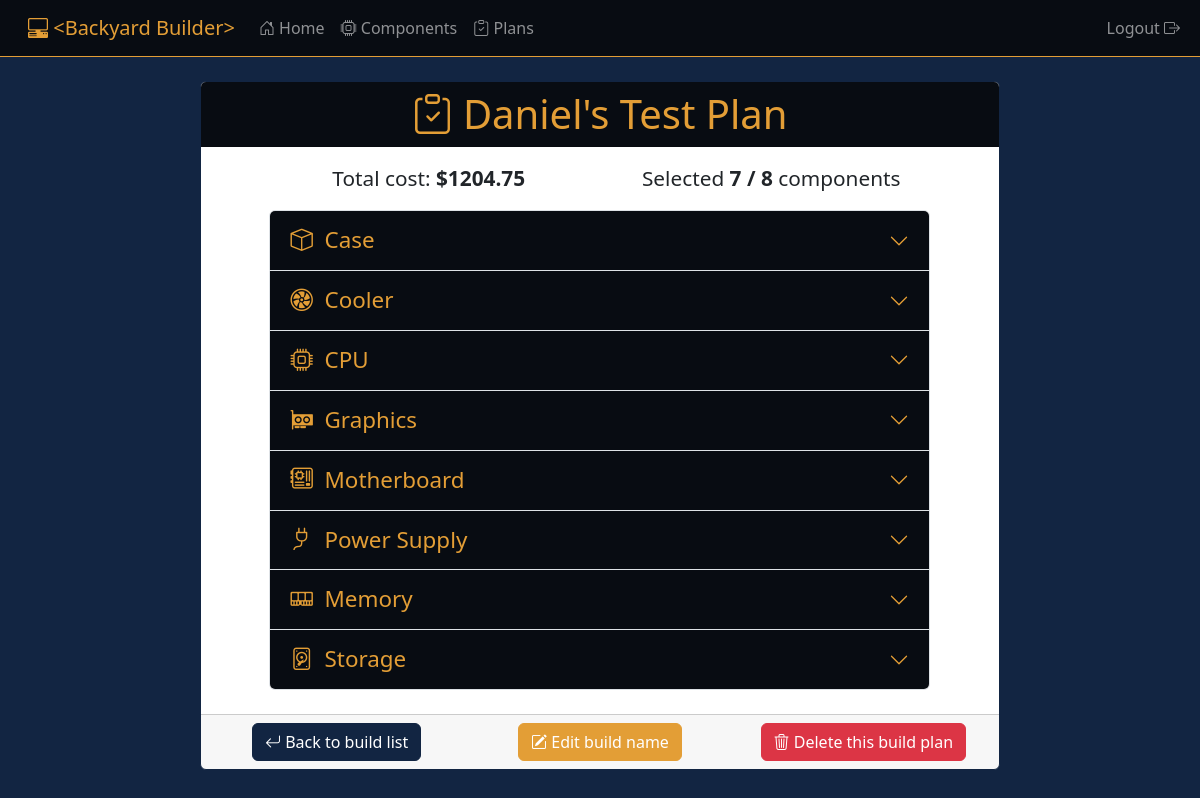
Before: /builds/4 (signed in) with the older database file.
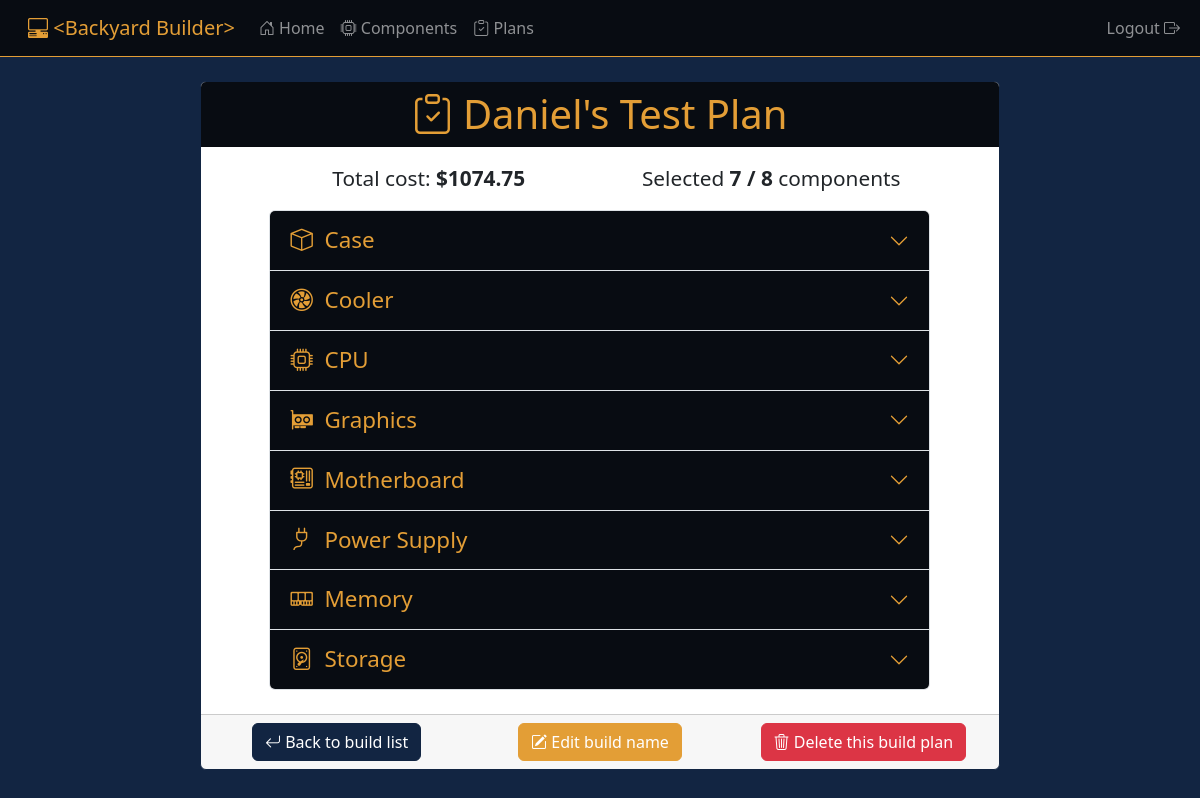
After: the same page with the newer database file.
### builds/models.py (models this page shows, shortened)
class Build(models.Model):
    name = models.CharField(max_length=75, default='My PC Plan')
    user = models.ForeignKey(User, on_delete=models.CASCADE)
    case = models.ForeignKey(Case, on_delete=models.SET_NULL, null=True, default=None)
    cooler = models.ForeignKey(Cooler, on_delete=models.SET_NULL, null=True, default=None)
    cpu = models.ForeignKey(CPU, on_delete=models.SET_NULL, null=True, default=None)
    graphics = models.ForeignKey(Graphics, on_delete=models.SET_NULL, null=True, default=None)
    motherboard = models.ForeignKey(Motherboard, on_delete=models.SET_NULL, null=True, default=None)
    powersupply = models.ForeignKey(PowerSupply, on_delete=models.SET_NULL, null=True, default=None)
    ram = models.ForeignKey(RAM, on_delete=models.SET_NULL, null=True, default=None)
    storage = models.ForeignKey(Storage, on_delete=models.SET_NULL, null=True, default=None)
    def total_price(self):
        total_price = 0
        components = []
        if self.case is not None:
            components.append(self.case)
        if self.cooler is not None:
            components.append(self.cooler)
        if self.cpu is not None:
            components.append(self.cpu)
        if self.graphics is not None:
            components.append(self.graphics)
        if self.motherboard is not None:
            components.append(self.motherboard)
        if self.powersupply is not None:
            components.append(self.powersupply)
        if self.ram is not None:
            components.append(self.ram)
        if self.storage is not None:
            components.append(self.storage)
        for component in components:
            total_price += component.price
        return round(total_price, 2)
    def component_count(self):
        count = 0
        if self.case is not None:
            count += 1
        if self.cooler is not None:
            count += 1
        if self.cpu is not None:
            count += 1
        if self.graphics is not None:
            count += 1
        if self.motherboard is not None:
            count += 1
        if self.powersupply is not None:
            count += 1
        if self.ram is not None:
            count += 1
        if self.storage is not None:
            count += 1
        return count

### components/models.py (models this page shows, shortened)
class Component(models.Model):
    name = models.CharField(max_length=300)
    manufacturer = models.CharField(max_length=100)
    price = models.FloatField()
    image = models.ImageField(default='component_images/default_component.png', upload_to='component_images')
    link = models.URLField()

### builds/views.py (the view)
# urls.py: path('<int:build_id>', views.view_build, name='view_build'),
@login_required
def view_build(request, build_id):
    context = {}
    build = Build.objects.get(id=build_id)
    if build.user != request.user:
        return redirect('builds:build_list')
    context['build'] = build
    form = BuildNameForm(request.POST or None, instance=build)
    if form.is_valid():
        form.save()
        return redirect('builds:view_build', build.id)
    context['form'] = form
    return render(request, 'builds/build_view.html', context)

### builds/templates/builds/build_view.html (shortened to what the changed rows need)
{% extends 'dashboard/base.html' %}
{% block body %}
    <div class="col-8 offset-2 my-4">
        <div class="card">
            <h1 class="card-header text-center">
                <i class="bi bi-clipboard-check"></i>
                {{ build.name }}
            </h1>
            <div class="row my-3">
                <div class="col-5 offset-1 text-center">
                    <div class="card-text" style="font-size: 1.3rem;">
                        Total cost: <strong>${{ build.total_price }}</strong>
                    </div>
                </div>
                <div class="col-5 text-center">
                    <div class="card-text" style="font-size: 1.3rem;">
                        Selected <strong>{{ build.component_count }}&nbsp;/&nbsp;8</strong> components
                    </div>
                </div>
            </div>
            <div class="row mb-4">
                <div class="col-10 offset-1">
                    <div class="accordion" id="buildAccordion">
                        <div class="accordion-item">
                            <h2 class="accordion-header" id="headingCase">
                                <button class="accordion-button collapsed" type="button" data-bs-toggle="collapse" data-bs-target="#collapseCase" aria-expanded="true" aria-controls="collapseCase">
                                    <i class="bi bi-box"></i>
                                    &nbsp;&nbsp;Case
                                </button>
                            </h2>
                        </div>
                        <div class="accordion-item">
                            <h2 class="accordion-header" id="headingCooler" >
                                <button class="accordion-button collapsed" type="button" data-bs-toggle="collapse" data-bs-target="#collapseCooler" aria-expanded="true" aria-controls="collapseCooler">
                                    <i class="bi bi-fan"></i>
                                    &nbsp;&nbsp;Cooler
                                </button>
                            </h2>
                        </div>
                        <div class="accordion-item">
                            <h2 class="accordion-header" id="headingCPU" >
                                <button class="accordion-button collapsed" type="button" data-bs-toggle="collapse" data-bs-target="#collapseCPU" aria-expanded="true" aria-controls="collapseCPU">
                                    <i class="bi bi-cpu"></i>
                                    &nbsp;&nbsp;CPU
                                </button>
                            </h2>
                        </div>
                        <div class="accordion-item">
                            <h2 class="accordion-header" id="headingGraphics" >
                                <button class="accordion-button collapsed" type="button" data-bs-toggle="collapse" data-bs-target="#collapseGraphics" aria-expanded="true" aria-controls="collapseGraphics">
                                    <i class="bi bi-gpu-card"></i>
                                    &nbsp;&nbsp;Graphics
                                </button>
                            </h2>
                        </div>
                        <div class="accordion-item">
                            <h2 class="accordion-header" id="headingMobo" >
                                <button class="accordion-button collapsed" type="button" data-bs-toggle="collapse" data-bs-target="#collapseMobo" aria-expanded="true" aria-controls="collapseMobo">
                                    <i class="bi bi-motherboard"></i>
                                    &nbsp;&nbsp;Motherboard
                                </button>
                            </h2>
                        </div>
                        <div class="accordion-item">
                            <h2 class="accordion-header" id="headingPSU" >
                                <button class="accordion-button collapsed" type="button" data-bs-toggle="collapse" data-bs-target="#collapsePSU" aria-expanded="true" aria-controls="collapsePSU">
                                    <i class="bi bi-plug"></i>
                                    &nbsp;&nbsp;Power Supply
                                </button>
                            </h2>
                        </div>
                        <div class="accordion-item">
                            <h2 class="accordion-header" id="headingRAM" >
                                <button class="accordion-button collapsed" type="button" data-bs-toggle="collapse" data-bs-target="#collapseRAM" aria-expanded="true" aria-controls="collapseRAM">
                                    <i class="bi bi-memory"></i>
                                    &nbsp;&nbsp;Memory
                                </button>
                            </h2>
                        </div>
                        <div class="accordion-item">
                            <h2 class="accordion-header" id="headingStorage" >
                                <button class="accordion-button collapsed" type="button" data-bs-toggle="collapse" data-bs-target="#collapseStorage" aria-expanded="true" aria-controls="collapseStorage">
                                    <i class="bi bi-device-hdd"></i>
                                    &nbsp;&nbsp;Storage
                                </button>
                            </h2>
                        </div>
                    </div>
                </div>
            </div>
            <div class="card-footer">
                <div class="row">
                </div>
            </div>
        </div>
    </div>
{% endblock %}

Changed rows visible on the page:
changed Build "Daniel's Test Plan": total_price "1204.75" → "1074.75"
